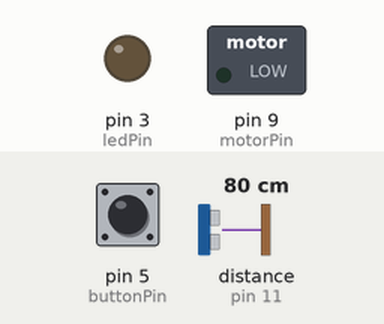
Simulated run of this sketch. Board: Arduino Uno, built with avr-gcc and run on an emulated ATmega328P. On the bench: switched loads named in the sketch (green lamp = pin HIGH), output pins drawn as LEDs (lit = HIGH). The test bench sets the inputs (shaded band); at power-on: pin 5 (buttonPin) HIGH, distance to the obstacle (sensor on pin 11) 80 cm.

Above: at 1.2 s.
1.3 s: pin 5 (buttonPin) pulled LOW for 0.15 s
At 2.2 s:
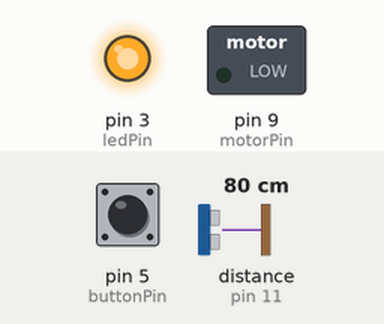
2.9 s: distance to the obstacle (sensor on pin 11) set to 11 cm
4.4 s: distance to the obstacle (sensor on pin 11) set to 8 cm
At 5.6 s:
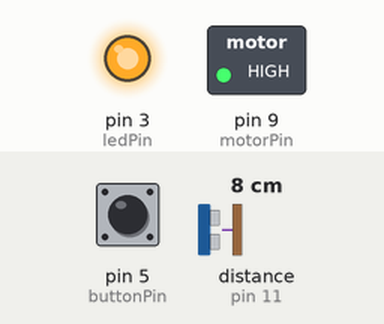
5.9 s: pin 5 (buttonPin) pulled LOW for 1 s
At 6.9 s:
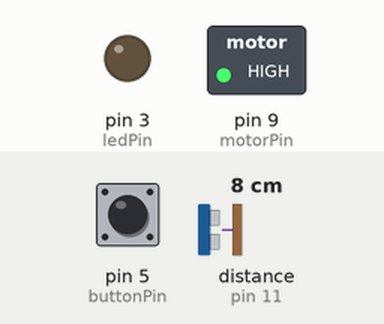
8.4 s: pin 5 (buttonPin) pulled LOW for 3.2 s
At 8.7 s:
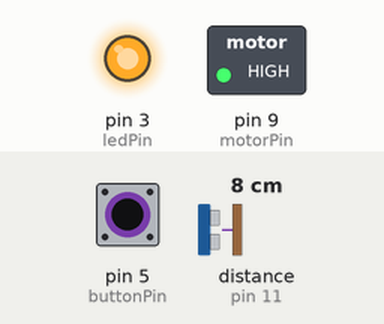
13.1 s: distance to the obstacle (sensor on pin 11) set to 18 cm
At 13.4 s:
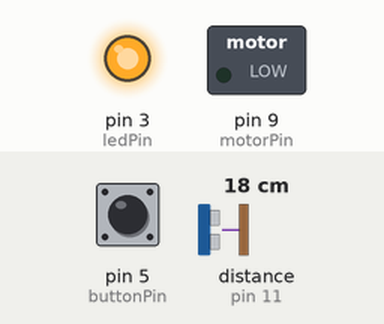
Timing chart, 0 to 15.6 s (numbered marks = the images above; inputs shaded):
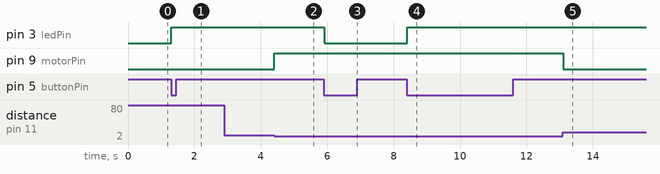

The sketch:

midterm.ino
```cpp
#include <NewPing.h>2
#define motorPin 9
int ledPin = 3;
int buttonPin = 5;
int debouceTime = 10;
bool state = false;
NewPing SonarRight(12, 11, 400);

void setup() {

  pinMode(motorPin, OUTPUT);
  pinMode(buttonPin, INPUT_PULLUP);
  pinMode(ledPin, OUTPUT);
  Serial.begin(9600);
}

void loop() {

  int oldButtonState = digitalRead(buttonPin);
  delay(debouceTime);
  int newButtonState = digitalRead(buttonPin);

  if (oldButtonState != newButtonState) {
    if (newButtonState == LOW) {
      state = !state;
    }

  }

  if (state == false) {
    digitalWrite(ledPin, LOW);
  } else {
    digitalWrite(ledPin, HIGH);
    unsigned int uS = SonarRight.ping();
    if (uS / US_ROUNDTRIP_CM < 10) {
      digitalWrite(motorPin, HIGH);
    } else {
      digitalWrite(motorPin, LOW);
    }
  }
}
```

Measured:
- the behaviour switches between 10 and 9 cm on distance to the obstacle (sensor on pin 11) (found by bisection; images 1 and 2)
- after the input at 1.3 s, pin 3 (ledPin): LOW → HIGH at once
- after the input at 2.9 s, every drawn part: stays the same
- after the input at 4.4 s, pin 9 (motorPin): LOW → HIGH at once
- after the input at 5.9 s, pin 3 (ledPin): HIGH → LOW at once
- after the input at 8.4 s, pin 3 (ledPin): LOW → HIGH at once
- after the input at 13.1 s, pin 9 (motorPin): HIGH → LOW at once
